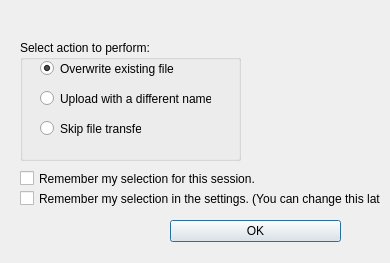
<?xml version="1.0" encoding="UTF-8"?>
<ui version="4.0">
 <class>fileExistsView</class>
 <widget class="QDialog" name="fileExistsView">
  <property name="geometry">
   <rect>
    <x>0</x>
    <y>0</y>
    <width>390</width>
    <height>263</height>
   </rect>
  </property>
  <property name="windowTitle">
   <string>File Already Exists</string>
  </property>
  <property name="windowIcon">
   <iconset resource="resources.qrc">
    <normaloff>:/alienIcon/images/icon.png</normaloff>:/alienIcon/images/icon.png</iconset>
  </property>
  <widget class="QWidget" name="layoutWidget">
   <property name="geometry">
    <rect>
     <x>150</x>
     <y>210</y>
     <width>191</width>
     <height>42</height>
    </rect>
   </property>
   <layout class="QHBoxLayout" name="horizontalLayout">
    <property name="spacing">
     <number>6</number>
    </property>
    <property name="leftMargin">
     <number>0</number>
    </property>
    <property name="topMargin">
     <number>0</number>
    </property>
    <property name="rightMargin">
     <number>0</number>
    </property>
    <property name="bottomMargin">
     <number>0</number>
    </property>
    <item>
     <spacer>
      <property name="orientation">
       <enum>Qt::Vertical</enum>
      </property>
      <property name="sizeHint" stdset="0">
       <size>
        <width>20</width>
        <height>40</height>
       </size>
      </property>
     </spacer>
    </item>
    <item>
     <widget class="QPushButton" name="okButton">
      <property name="text">
       <string>OK</string>
      </property>
      <property name="autoDefault">
       <bool>true</bool>
      </property>
     </widget>
    </item>
   </layout>
  </widget>
  <widget class="QGroupBox" name="groupBox">
   <property name="geometry">
    <rect>
     <x>20</x>
     <y>40</y>
     <width>221</width>
     <height>121</height>
    </rect>
   </property>
   <property name="title">
    <string>Select action to perform:</string>
   </property>
   <widget class="QRadioButton" name="overwriteRadioButton">
    <property name="geometry">
     <rect>
      <x>20</x>
      <y>20</y>
      <width>171</width>
      <height>17</height>
     </rect>
    </property>
    <property name="text">
     <string>Overwrite existing file</string>
    </property>
    <property name="checked">
     <bool>true</bool>
    </property>
   </widget>
   <widget class="QRadioButton" name="differentNameRadioButton">
    <property name="geometry">
     <rect>
      <x>20</x>
      <y>50</y>
      <width>171</width>
      <height>17</height>
     </rect>
    </property>
    <property name="text">
     <string>Upload with a different name</string>
    </property>
   </widget>
   <widget class="QRadioButton" name="skipFileRadioButton">
    <property name="geometry">
     <rect>
      <x>20</x>
      <y>80</y>
      <width>101</width>
      <height>17</height>
     </rect>
    </property>
    <property name="text">
     <string>Skip file transfer</string>
    </property>
   </widget>
  </widget>
  <widget class="QLabel" name="fileExistsLabel">
   <property name="geometry">
    <rect>
     <x>20</x>
     <y>10</y>
     <width>311</width>
     <height>21</height>
    </rect>
   </property>
   <property name="text">
    <string/>
   </property>
  </widget>
  <widget class="QCheckBox" name="temporaryCheckbox">
   <property name="geometry">
    <rect>
     <x>20</x>
     <y>170</y>
     <width>311</width>
     <height>17</height>
    </rect>
   </property>
   <property name="text">
    <string>Remember my selection for this session.</string>
   </property>
  </widget>
  <widget class="QCheckBox" name="permanentCheckbox">
   <property name="geometry">
    <rect>
     <x>20</x>
     <y>190</y>
     <width>361</width>
     <height>17</height>
    </rect>
   </property>
   <property name="text">
    <string>Remember my selection in the settings. (You can change this later)</string>
   </property>
  </widget>
 </widget>
 <resources>
  <include location="resources.qrc"/>
 </resources>
 <connections>
  <connection>
   <sender>okButton</sender>
   <signal>clicked()</signal>
   <receiver>fileExistsView</receiver>
   <slot>accept()</slot>
   <hints>
    <hint type="sourcelabel">
     <x>351</x>
     <y>38</y>
    </hint>
    <hint type="destinationlabel">
     <x>233</x>
     <y>29</y>
    </hint>
   </hints>
  </connection>
 </connections>
</ui>
